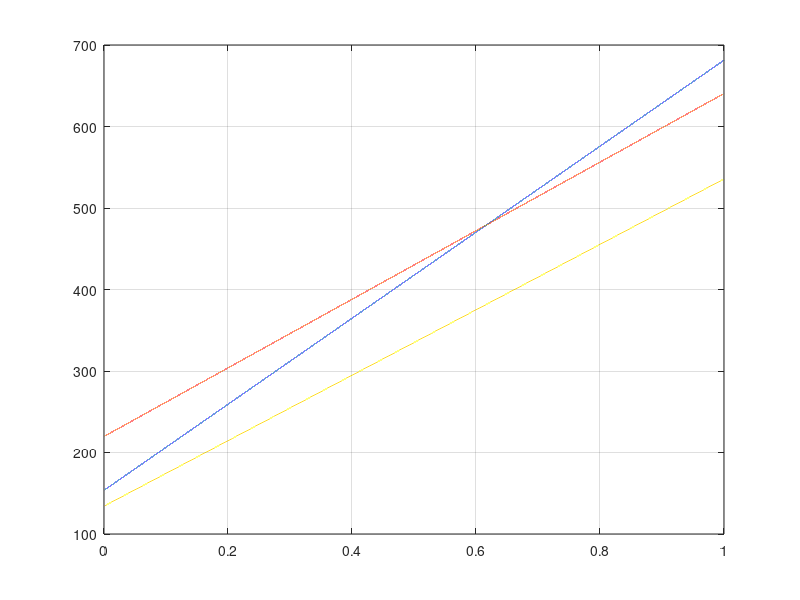

Source code (MATLAB): (Note: this script raises an error after producing the figure.)
clc, clear variables, close all;

load("cordata.mat");

% Divide data up into test restricted by pillar width
test_3d = exp(:,1:15);
test_d1 = exp(:,16:60);
test_d2 = exp(:,61:105);


%plot(test_3d(14).data(:,3),test_3d(14).data(:,1))

extension_vec = linspace(0,1,100000);

%% 3d linear regression comparison
for i = 1:5
    load = test_3d(i).data(:,1);
    extension = test_3d(i).data(:,3);

    [M,I] = max(load);

    y = load(I-30:I-5);
    x = extension(I-30:I-5);
    

    % Store linear regression coefficients
    alpha_test1(i,[1 2]) = polyfit(x,y,1);

end

% Determine the mean linear regression of the 5 identical tests:
mean_linereg1a = mean(alpha_test1(:,1));
mean_linereg1b = mean(alpha_test1(:,2));


for i = 6:10
    load = test_3d(i).data(:,1);
    extension = test_3d(i).data(:,3);

    [M,I] = max(load);

    y = load(I-30:I-5);
    x = extension(I-30:I-5);
    

    % Store linear regression coefficients
    alpha_test1(i-5,[1 2]) = polyfit(x,y,1);

end

% Determine the mean linear regression of the 5 identical tests:
mean_linereg2a = mean(alpha_test1(:,1));
mean_linereg2b = mean(alpha_test1(:,2));

for i = 11:15
    load = test_3d(i).data(:,1);
    extension = test_3d(i).data(:,3);

    [M,I] = max(load);

    y = load(I-30:I-5);
    x = extension(I-30:I-5);
    

    % Store linear regression coefficients
    alpha_test1(i-10,[1 2]) = polyfit(x,y,1);

end

% Determine the mean linear regression of the 5 identical tests:
mean_linereg3a = mean(alpha_test1(:,1));
mean_linereg3b = mean(alpha_test1(:,2));

% Plot the mean linear regressions for the tests of varying height
plot(extension_vec,mean_linereg1a*extension_vec+mean_linereg1b)
hold on
plot(extension_vec,mean_linereg2a*extension_vec+mean_linereg2b)
plot(extension_vec,mean_linereg3a*extension_vec+mean_linereg3b)
hold off
grid on
title('3D linear regression of the elastic region','Varying pillar height | d=1 [mm] s=1 [mm]')
legend('t = 1[mm] | k = 527.76[N/mm]','t = 2[mm] | k = 420.78[N/mm]','t = 4[mm] | k = 401.40[N/mm]',Location='southeast')
xlabel('Extension [mm]')
ylabel('Load [N]')

%% Test d1 linear regression comparison - Varying height - Spacing = 1
for i = 1:5
    load = test_d1(i).data(:,1);
    extension = test_d1(i).data(:,3);

    [M,I] = max(load);

    y = load(I-30:I-5);
    x = extension(I-30:I-5);
    

    % Store linear regression coefficients
    alpha_test1(i,[1 2]) = polyfit(x,y,1);

end

% Determine the mean linear regression of the 5 identical tests:
mean_linereg1a = mean(alpha_test1(:,1));
mean_linereg1b = mean(alpha_test1(:,2));

for i = 6:10
    load = test_d1(i).data(:,1);
    extension = test_d1(i).data(:,3);

    [M,I] = max(load);

    y = load(I-30:I-5);
    x = extension(I-30:I-5);
    

    % Store linear regression coefficients
    alpha_test1(i-5,[1 2]) = polyfit(x,y,1);

end

% Determine the mean linear regression of the 5 identical tests:
mean_linereg2a = mean(alpha_test1(:,1));
mean_linereg2b = mean(alpha_test1(:,2));

for i = 11:15
    load = test_d1(i).data(:,1);
    extension = test_d1(i).data(:,3);

    [M,I] = max(load);

    y = load(I-30:I-5);
    x = extension(I-30:I-5);
    

    % Store linear regression coefficients
    alpha_test1(i-10,[1 2]) = polyfit(x,y,1);

end

% Determine the mean linear regression of the 5 identical tests:
mean_linereg3a = mean(alpha_test1(:,1));
mean_linereg3b = mean(alpha_test1(:,2));

% Plot the mean linear regressions for the tests of varying height
plot(extension_vec,mean_linereg1a*extension_vec+mean_linereg1b)
hold on
plot(extension_vec,mean_linereg2a*extension_vec+mean_linereg2b)
plot(extension_vec,mean_linereg3a*extension_vec+mean_linereg3b)
hold off
grid on
title('2D linear regression of the elastic region with fixed spacing','Varying pillar height | d=1 [mm] s=1 [mm]')
legend('t = 1[mm] | k = 643.29[N/mm]','t = 2[mm] | k = 559.44[N/mm]','t = 4[mm] | k = 425.06[N/mm]',Location='southeast')
xlabel('Extension [mm]')
ylabel('Load [N]')

%% Test d1 linear regression comparison - Varying height - Spacing = 2
for i = 16:20
    load = test_d1(i).data(:,1);
    extension = test_d1(i).data(:,3);

    [M,I] = max(load);

    y = load(I-30:I-5);
    x = extension(I-30:I-5);
    

    % Store linear regression coefficients
    alpha_test1(i-15,[1 2]) = polyfit(x,y,1);

end

% Determine the mean linear regression of the 5 identical tests:
mean_linereg1a = mean(alpha_test1(:,1));
mean_linereg1b = mean(alpha_test1(:,2));

for i = 21:25
    load = test_d1(i).data(:,1);
    extension = test_d1(i).data(:,3);

    [M,I] = max(load);

    y = load(I-30:I-5);
    x = extension(I-30:I-5);
    

    % Store linear regression coefficients
    alpha_test1(i-20,[1 2]) = polyfit(x,y,1);

end

% Determine the mean linear regression of the 5 identical tests:
mean_linereg2a = mean(alpha_test1(:,1));
mean_linereg2b = mean(alpha_test1(:,2));

for i = 26:30
    load = test_d1(i).data(:,1);
    extension = test_d1(i).data(:,3);

    [M,I] = max(load);

    y = load(I-30:I-5);
    x = extension(I-30:I-5);
    

    % Store linear regression coefficients
    alpha_test1(i-25,[1 2]) = polyfit(x,y,1);

end

% Determine the mean linear regression of the 5 identical tests:
mean_linereg3a = mean(alpha_test1(:,1));
mean_linereg3b = mean(alpha_test1(:,2));

% Plot the mean linear regressions for the tests of varying height
plot(extension_vec,mean_linereg1a*extension_vec+mean_linereg1b)
hold on
plot(extension_vec,mean_linereg2a*extension_vec+mean_linereg2b)
plot(extension_vec,mean_linereg3a*extension_vec+mean_linereg3b)
hold off
grid on
title('2D linear regression of the elastic region','Varying pillar height | d=1 [mm] s=2 [mm]')
legend('t = 1[mm] | k = 124.82[N/mm]','t = 2[mm] | k = 125.68[N/mm]','t = 4[mm] | k = 109.87[N/mm]',Location='southeast')
xlabel('Extension [mm]')
ylabel('Load [N]')

%% Test d1 linear regression comparison - Varying height - Spacing = 4
for i = 31:35
    load = test_d1(i).data(:,1);
    extension = test_d1(i).data(:,3);

    [M,I] = max(load);

    y = load(I-30:I-5);
    x = extension(I-30:I-5);
    

    % Store linear regression coefficients
    alpha_test1(i-30,[1 2]) = polyfit(x,y,1);

end

% Determine the mean linear regression of the 5 identical tests:
mean_linereg1a = mean(alpha_test1(:,1));
mean_linereg1b = mean(alpha_test1(:,2));

for i = 36:40
    load = test_d1(i).data(:,1);
    extension = test_d1(i).data(:,3);

    [M,I] = max(load);

    y = load(I-30:I-5);
    x = extension(I-30:I-5);
    

    % Store linear regression coefficients
    alpha_test1(i-35,[1 2]) = polyfit(x,y,1);

end

% Determine the mean linear regression of the 5 identical tests:
mean_linereg2a = mean(alpha_test1(:,1));
mean_linereg2b = mean(alpha_test1(:,2));

for i = 41:45
    load = test_d1(i).data(:,1);
    extension = test_d1(i).data(:,3);

    [M,I] = max(load);

    y = load(I-30:I-5);
    x = extension(I-30:I-5);
    

    % Store linear regression coefficients
    alpha_test1(i-40,[1 2]) = polyfit(x,y,1);

end

% Determine the mean linear regression of the 5 identical tests:
mean_linereg3a = mean(alpha_test1(:,1));
mean_linereg3b = mean(alpha_test1(:,2));

% Plot the mean linear regressions for the tests of varying height
plot(extension_vec,mean_linereg1a*extension_vec+mean_linereg1b)
hold on
plot(extension_vec,mean_linereg2a*extension_vec+mean_linereg2b)
plot(extension_vec,mean_linereg3a*extension_vec+mean_linereg3b)
hold off
grid on
title('2D linear regression of the elastic region with fixed spacing','Varying pillar height | d=1 [mm] s=4 [mm]')
legend('t = 1[mm] | k = 112.42[N/mm]','t = 2[mm] | k = 112.57[N/mm]','t = 4[mm] | k = 104.41[N/mm]',Location='southeast')
xlabel('Extension [mm]')
ylabel('Load [N]')

%% Test d1 linear regression comparison - Varying spacing
for i = 1:5
    load = test_d1(i).data(:,1);
    extension = test_d1(i).data(:,3);

    [M,I] = max(load);

    y = load(I-30:I-5);
    x = extension(I-30:I-5);
    

    % Store linear regression coefficients
    alpha_test1(i,[1 2]) = polyfit(x,y,1);

end

% Determine the mean linear regression of the 5 identical tests:
mean_linereg1a = mean(alpha_test1(:,1));
mean_linereg1b = mean(alpha_test1(:,2));

for i = 16:20
    load = test_d1(i).data(:,1);
    extension = test_d1(i).data(:,3);

    [M,I] = max(load);

    y = load(I-30:I-5);
    x = extension(I-30:I-5);
    

    % Store linear regression coefficients
    alpha_test1(i-15,[1 2]) = polyfit(x,y,1);

end

% Determine the mean linear regression of the 5 identical tests:
mean_linereg2a = mean(alpha_test1(:,1));
mean_linereg2b = mean(alpha_test1(:,2));

for i = 31:35
    load = test_d1(i).data(:,1);
    extension = test_d1(i).data(:,3);

    [M,I] = max(load);

    y = load(I-30:I-5);
    x = extension(I-30:I-5);
    

    % Store linear regression coefficients
    alpha_test1(i-30,[1 2]) = polyfit(x,y,1);

end

% Determine the mean linear regression of the 5 identical tests:
mean_linereg3a = mean(alpha_test1(:,1));
mean_linereg3b = mean(alpha_test1(:,2));

% Plot the mean linear regressions for the tests of varying height
plot(extension_vec,mean_linereg1a*extension_vec+mean_linereg1b)
hold on
plot(extension_vec,mean_linereg2a*extension_vec+mean_linereg2b)
plot(extension_vec,mean_linereg3a*extension_vec+mean_linereg3b)
hold off
grid on
title('2D linear regression of the elastic region','Varying pillar spacing | d=1 [mm] t=1 [mm]')
legend('s = 1[mm] | k = 326.86[N/mm]','s = 2[mm] | k = 266.29[N/mm]','s = 4[mm] | k = 179.52[N/mm]',Location='southeast')
xlabel('Extension [mm]')
ylabel('Load [N]')
